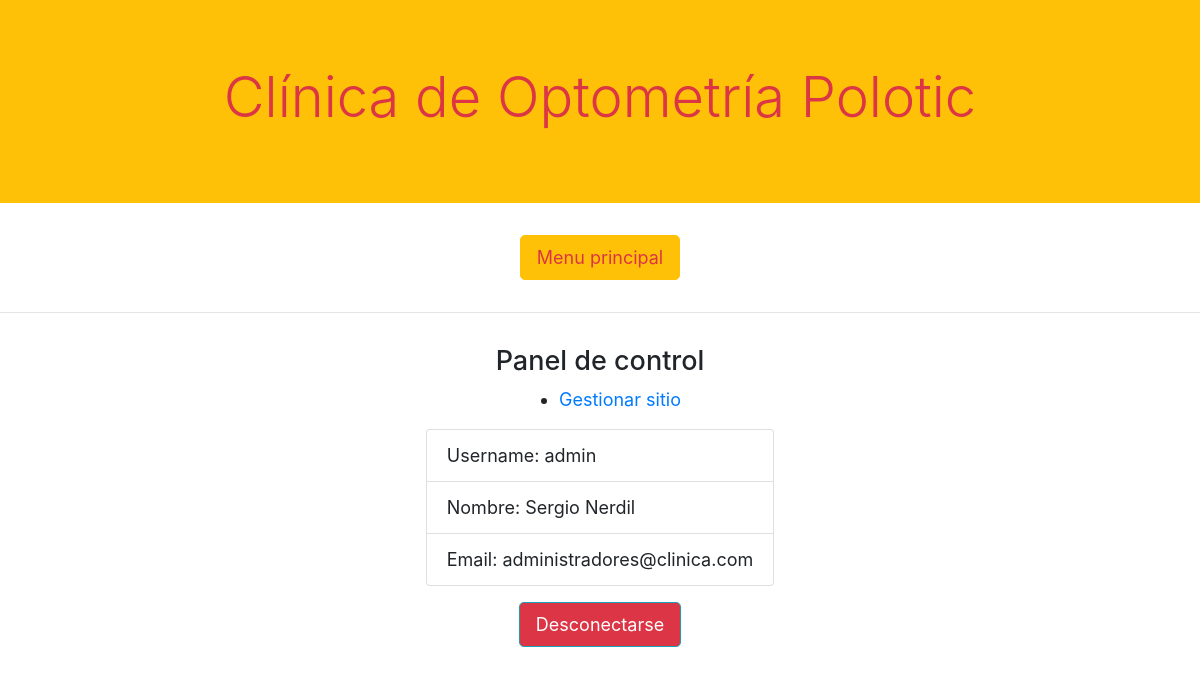
Page /usuarios (signed in) on the committed database.
### usuarios/models.py (models this page shows)
class User(AbstractUser):
    is_secretaria = models.BooleanField(default=False)
    is_medico = models.BooleanField(default=False)
    is_vendedor = models.BooleanField(default=False)
    is_taller = models.BooleanField(default=False)
    is_gerencia = models.BooleanField(default=False)

### usuarios/views.py (the view)
# urls.py: path("", views.index, name = "index"),
def index(request):
    if not request.user.is_authenticated:
        return HttpResponseRedirect(reverse("usuarios:login_view"))
    return render(request, "usuarios/user.html")

### usuarios/templates/usuarios/user.html (shortened to what this page needs)
{% extends "usuarios/layout.html" %}
{% block body %}
<div class="container d-flex flex-column align-items-center">
<h4 class ="mt-3">Panel de control</h4>
{% if request.user.is_superuser %}
<ul>
    <li><a href="{% url 'admin:index' %}">Gestionar sitio</a></li>
</ul>
{% endif %}
<ul class="list-group">
<li class="list-group-item">Username: {{ request.user.username }}</li>
<li class="list-group-item">Nombre: {{ request.user.first_name }} {{ request.user.last_name }}</li>
<li class="list-group-item">Email: {{ request.user.email }}</li>
</ul>
<a class="m-3 btn btn-info btn-lg bg-danger" href="{% url 'usuarios:logout' %}">Desconectarse</a>
</div>
{% endblock %}

### usuarios/static/css/style.css (style rules this page uses)
@media screen and (min-width: 770px) { a, p, li { font-size: 18px !important; } }
@media screen and (min-width: 770px) { h4 { font-size: 27px !important; } }

### rows in the picture
User: user.username "admin", user.first_name "Sergio", user.last_name "Nerdil", user.email "administradores@clinica.com"
